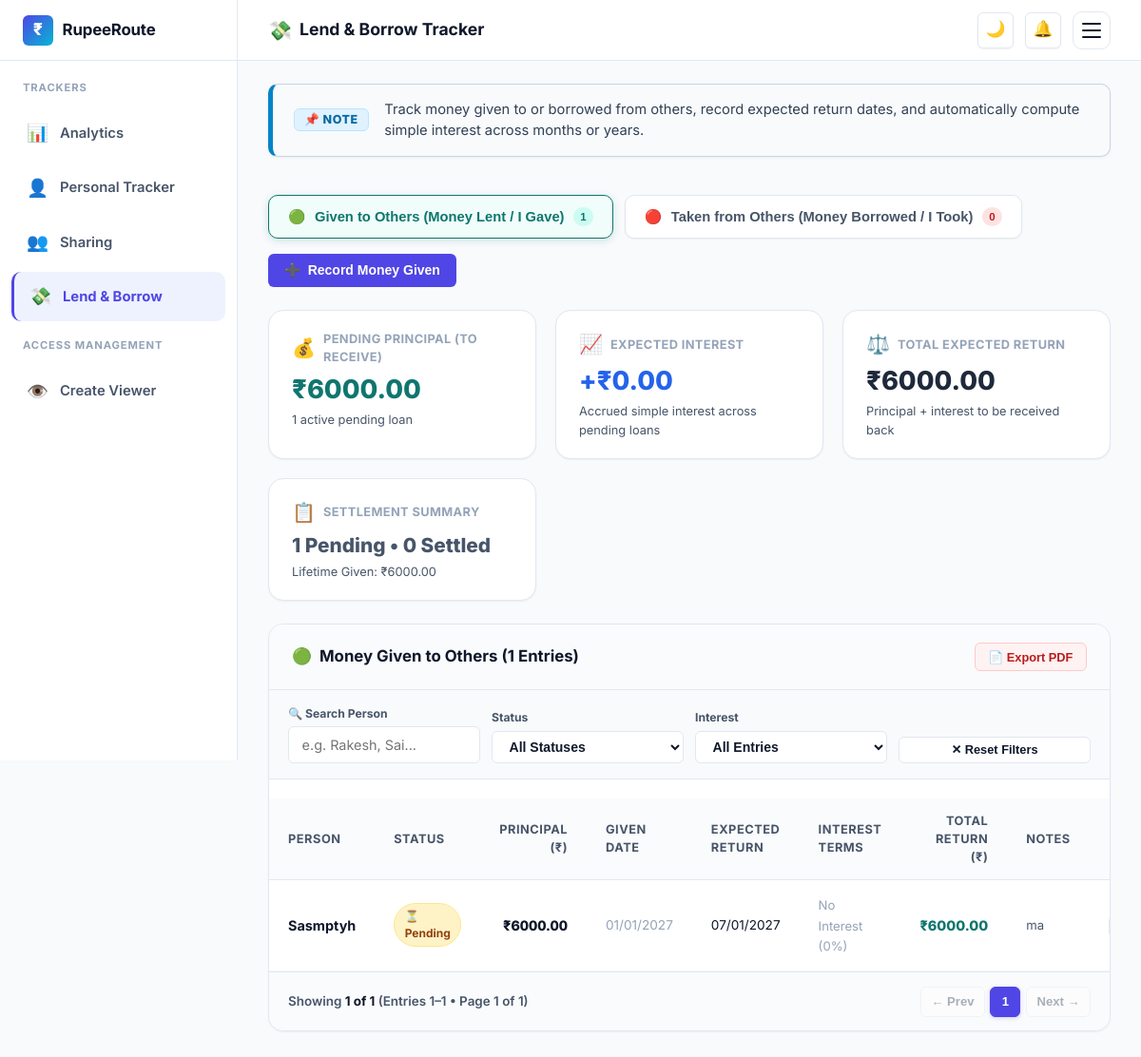
Screenshot of /lend-borrow/ (signed in) with the database file from the repository.
### expenses/models.py (models this page shows, shortened)
class LoanRecord(models.Model):
    TYPE_CHOICES = [
        ('given', 'Given to Others (Money Lent / I Gave)'),
        ('taken', 'Taken from Others (Money Borrowed / I Took)'),
    ]
    STATUS_CHOICES = [
        ('pending', 'Pending (Active)'),
        ('settled', 'Settled (Cleared / Returned)'),
    ]
    RATE_PERIOD_CHOICES = [
        ('month', 'Per Month'),
        ('year', 'Per Year (Per Annum)'),
    ]
    DURATION_UNIT_CHOICES = [
        ('months', 'Months'),
        ('years', 'Years'),
    ]
    user = models.ForeignKey(User, on_delete=models.CASCADE, related_name='loan_records')
    transaction_type = models.CharField(max_length=10, choices=TYPE_CHOICES, default='given')
    person_name = models.CharField(max_length=150, help_text="Name of the person")
    phone = models.CharField(max_length=20, blank=True, null=True, help_text="Optional phone number")
    amount = models.DecimalField(max_digits=12, decimal_places=2, validators=[MinValueValidator(Decimal('0.01'))], help_text="Principal amount")
    given_date = models.DateField(default=datetime.date.today, help_text="Date money was given / taken")
    expected_return_date = models.DateField(blank=True, null=True, help_text="Expected repayment date")
    has_interest = models.BooleanField(default=False, help_text="Whether interest is charged/payable")
    interest_rate = models.DecimalField(max_digits=6, decimal_places=2, default=Decimal('0.00'), help_text="Interest percentage")
    interest_period = models.CharField(max_length=10, choices=RATE_PERIOD_CHOICES, default='month', help_text="'month' or 'year'")
    duration_value = models.PositiveIntegerField(default=1, help_text="Duration count (e.g. 6)")
    duration_unit = models.CharField(max_length=10, choices=DURATION_UNIT_CHOICES, default='months', help_text="'months' or 'years'")
    notes = models.TextField(blank=True, help_text="Optional description / reason")
    status = models.CharField(max_length=20, choices=STATUS_CHOICES, default='pending')
    settled_at = models.DateTimeField(blank=True, null=True)
    created_at = models.DateTimeField(auto_now_add=True)
    class Meta:
        ordering = ['-given_date', '-id']
        indexes = [
            models.Index(fields=['user', 'transaction_type', 'status'], name='lr_user_type_status_idx'),
        ]
    @property
    def calculated_interest(self):
        if not self.has_interest or self.interest_rate <= Decimal('0.00') or self.duration_value <= 0:
            return Decimal('0.00')
    @property
    def total_expected_amount(self):
        return (self.amount + self.calculated_interest).quantize(Decimal('0.01'))

### expenses/views.py (the view)
# urls.py: path('lend-borrow/', views.lend_borrow_view, name='lend_borrow'),
@login_required
def lend_borrow_view(request):
    user_profile, _ = UserProfile.objects.get_or_create(user=request.user)
    is_viewer = hasattr(request.user, 'profile') and request.user.profile.is_viewer
    if is_viewer and request.user.profile.viewer_of:
        target_user = request.user.profile.viewer_of
        target_profile = getattr(target_user, 'profile', user_profile)
    else:
        target_user = request.user
        target_profile = user_profile
    active_tab = request.GET.get('tab', 'given').strip().lower()
    if active_tab not in ['given', 'taken']:
        active_tab = 'given'
    today = datetime.date.today()
    given_records = list(LoanRecord.objects.filter(user=target_user, transaction_type='given'))
    taken_records = list(LoanRecord.objects.filter(user=target_user, transaction_type='taken'))
    given_pending = [r for r in given_records if r.status == 'pending']
    given_settled = [r for r in given_records if r.status == 'settled']
    given_principal_pending = sum((r.amount for r in given_pending), Decimal('0.00'))
    given_interest_pending = sum((r.calculated_interest for r in given_pending), Decimal('0.00'))
    given_total_pending = sum((r.total_expected_amount for r in given_pending), Decimal('0.00'))
    given_lifetime_principal = sum((r.amount for r in given_records), Decimal('0.00'))
    taken_pending = [r for r in taken_records if r.status == 'pending']
    taken_settled = [r for r in taken_records if r.status == 'settled']
    taken_principal_pending = sum((r.amount for r in taken_pending), Decimal('0.00'))
    taken_interest_pending = sum((r.calculated_interest for r in taken_pending), Decimal('0.00'))
    taken_total_pending = sum((r.total_expected_amount for r in taken_pending), Decimal('0.00'))
    taken_lifetime_principal = sum((r.amount for r in taken_records), Decimal('0.00'))
    context = {
        'profile': target_profile,
        'current_tracker': 'lend_borrow',
        'active_tab': active_tab,
        'today': today,
        'is_viewer': is_viewer,
        'given_records': given_records,
        'taken_records': taken_records,
        'given_stats': {
            'pending_count': len(given_pending),
            'settled_count': len(given_settled),
            'total_records': len(given_records),
            'principal_pending': given_principal_pending,
            'interest_pending': given_interest_pending,
            'total_pending': given_total_pending,
            'lifetime_principal': given_lifetime_principal,
        },
        'taken_stats': {
            'pending_count': len(taken_pending),
            'settled_count': len(taken_settled),
            'total_records': len(taken_records),
            'principal_pending': taken_principal_pending,
            'interest_pending': taken_interest_pending,
            'total_pending': taken_total_pending,
            'lifetime_principal': taken_lifetime_principal,
        },
    }
    return render(request, 'expenses/lend_borrow.html', context)

### expenses/templates/expenses/lend_borrow.html (shortened to what this page needs)
{% extends "expenses/base.html" %}
{% block content %}
<div class="lend-borrow-hub">
  <div class="sharing-hub__note" style="margin-bottom: 1.5rem;">
    <span class="sharing-hub__note-badge">📌 NOTE</span>
    <div class="sharing-hub__note-body">
      Track money given to or borrowed from others, record expected return dates, and automatically compute simple interest across months or years.
    </div>
  </div>
  <div class="loan-tabs-wrapper">
    <div class="loan-tabs">
      <button type="button"
              class="loan-tab-btn {% if active_tab == 'given' %}loan-tab-btn--active-given{% endif %}"
              onclick="switchLoanTab('given');">
        <span class="loan-tab-icon">🟢</span>
        <span class="loan-tab-text">Given to Others (Money Lent / I Gave)</span>
        <span class="loan-tab-badge loan-tab-badge--given">{{ given_stats.total_records }}</span>
      </button>
      <button type="button"
              class="loan-tab-btn {% if active_tab == 'taken' %}loan-tab-btn--active-taken{% endif %}"
              onclick="switchLoanTab('taken');">
        <span class="loan-tab-icon">🔴</span>
        <span class="loan-tab-text">Taken from Others (Money Borrowed / I Took)</span>
        <span class="loan-tab-badge loan-tab-badge--taken">{{ taken_stats.total_records }}</span>
      </button>
    </div>
    {% if not is_viewer %}
    <div class="loan-tabs-action">
      <button type="button" class="btn btn-primary" onclick="openAddLoanModal('{{ active_tab }}');" style="font-weight: 700; display: inline-flex; align-items: center; gap: 0.45rem;">
        <span>➕</span>
        <span id="btnAddLoanText">{% if active_tab == 'given' %}Record Money Given{% else %}Record Money Taken{% endif %}</span>
      </button>
    </div>
    {% endif %}
  </div>
  <div id="loanPaneGiven" class="loan-pane" {% if active_tab != 'given' %}style="display: none;"{% endif %}>
    <div class="loan-kpi-grid">
      <div class="loan-kpi-card">
        <div class="loan-kpi-header">
          <span class="loan-kpi-icon">💰</span>
          <span class="loan-kpi-label">Pending Principal (To Receive)</span>
        </div>
        <div class="loan-kpi-amount" style="color: #0f766e;">
          ₹{{ given_stats.principal_pending|floatformat:2 }}
        </div>
        <div class="loan-kpi-subtext">
          {{ given_stats.pending_count }} active pending loan{{ given_stats.pending_count|pluralize }}
        </div>
      </div>
      <div class="loan-kpi-card">
        <div class="loan-kpi-header">
          <span class="loan-kpi-icon">📈</span>
          <span class="loan-kpi-label">Expected Interest</span>
        </div>
        <div class="loan-kpi-amount" style="color: #2563eb;">
          +₹{{ given_stats.interest_pending|floatformat:2 }}
        </div>
        <div class="loan-kpi-subtext">
          Accrued simple interest across pending loans
        </div>
      </div>
      <div class="loan-kpi-card active-metric-card">
        <div class="loan-kpi-header">
          <span class="loan-kpi-icon">⚖️</span>
          <span class="loan-kpi-label">Total Expected Return</span>
        </div>
        <div class="loan-kpi-amount" style="color: #1e293b;">
          ₹{{ given_stats.total_pending|floatformat:2 }}
        </div>
        <div class="loan-kpi-subtext">
          Principal + interest to be received back
        </div>
      </div>
      <div class="loan-kpi-card">
        <div class="loan-kpi-header">
          <span class="loan-kpi-icon">📋</span>
          <span class="loan-kpi-label">Settlement Summary</span>
        </div>
        <div class="loan-kpi-amount" style="font-size: 1.3rem; color: #475569;">
          {{ given_stats.pending_count }} Pending &bull; {{ given_stats.settled_count }} Settled
        </div>
        <div class="loan-kpi-subtext">
          Lifetime Given: ₹{{ given_stats.lifetime_principal|floatformat:2 }}
        </div>
      </div>
    </div>
    <div class="section-card" style="margin-top: 1.5rem; width: 100%;">
      <div class="section-header">
        <div class="section-title">
          <span>🟢</span>
          <span>Money Given to Others ({{ given_stats.total_records }} Entries)</span>
        </div>
        <button type="button" class="btn-export-pdf" onclick="exportLoanPdf('given');" title="Export filtered Money Given records to PDF">
          📄 Export PDF
        </button>
      </div>
      <div class="sharing-filters-toolbar" style="margin-bottom: 1.25rem;">
        <div class="sharing-filters-toolbar__grid" style="grid-template-columns: repeat(auto-fit, minmax(200px, 1fr));">
          <div class="sharing-filters-toolbar__item">
            <label class="sharing-filters-toolbar__label" for="searchGivenPerson">🔍 Search Person</label>
            <input type="text" id="searchGivenPerson" class="form-input form-input-sm" placeholder="e.g. Rakesh, Sai..." oninput="filterLoanTable('given');">
          </div>
          <div class="sharing-filters-toolbar__item">
            <label class="sharing-filters-toolbar__label" for="filterGivenStatus">Status</label>
            <select id="filterGivenStatus" class="form-select form-select-sm" onchange="filterLoanTable('given');">
              <option value="all">All Statuses</option>
            </select>
          </div>
          <div class="sharing-filters-toolbar__item">
            <label class="sharing-filters-toolbar__label" for="filterGivenInterest">Interest</label>
            <select id="filterGivenInterest" class="form-select form-select-sm" onchange="filterLoanTable('given');">
              <option value="all">All Entries</option>
            </select>
          </div>
          <div class="sharing-filters-toolbar__item" style="display: flex; align-items: flex-end;">
            <button type="button" class="btn btn-secondary btn-sm" onclick="resetLoanFilters('given');" style="width: 100%;">
              ✕ Reset Filters
            </button>
          </div>
        </div>
      </div>
      <div class="table-responsive">
        <table class="data-table" id="givenLoanTable">
          <thead>
            <tr>
              <th>Person</th>
              <th>Status</th>
              <th style="text-align: right;">Principal (₹)</th>
              <th>Given Date</th>
              <th>Expected Return</th>
              <th>Interest Terms</th>
              <th style="text-align: right;">Total Return (₹)</th>
              <th>Notes</th>
              {% if not is_viewer %}<th style="text-align: right;">Actions</th>{% endif %}
            </tr>
          </thead>
          <tbody id="givenLoanTableBody">
            {% for r in given_records %}
            <tr class="loan-row loan-row--given"
                data-person="{{ r.person_name|lower }}"
                data-status="{{ r.status }}"
                data-interest="{% if r.has_interest %}with_interest{% else %}no_interest{% endif %}"
                id="loan-row-{{ r.id }}">
              <td class="col-primary">
                <strong>{{ r.person_name }}</strong>
              </td>
              <td>
                {% if r.status == 'settled' %}
                <span class="loan-status-badge loan-status-badge--settled">✓ Settled</span>
                {% else %}
                <span class="loan-status-badge loan-status-badge--pending">⏳ Pending</span>
                {% endif %}
              </td>
              <td class="col-amount" style="text-align: right; font-weight: 800;">
                ₹{{ r.amount|floatformat:2 }}
              </td>
              <td style="white-space: nowrap; color: var(--text-muted); font-size: 0.85rem;">
                {{ r.given_date|date:"d/m/Y" }}
              </td>
              <td style="white-space: nowrap; font-size: 0.85rem;">
                {% if r.expected_return_date %}
                  {{ r.expected_return_date|date:"d/m/Y" }}
                {% else %}
                  <span style="color: var(--text-muted);">-</span>
                {% endif %}
              </td>
              <td>
                {% if r.has_interest %}
                <div class="loan-interest-tag" title="Simple Interest: {{ r.interest_description }}">
                  <span>📈 {{ r.interest_rate }}% / {{ r.interest_period }} ({{ r.duration_value }} {{ r.duration_unit }})</span>
                  <strong style="color: #2563eb; display: block; font-size: 0.75rem;">+₹{{ r.calculated_interest|floatformat:2 }}</strong>
                </div>
                {% else %}
                <span style="color: var(--text-muted); font-size: 0.82rem;">No Interest (0%)</span>
                {% endif %}
              </td>
              <td style="text-align: right; font-weight: 800; color: #0f766e;">
                ₹{{ r.total_expected_amount|floatformat:2 }}
              </td>
              <td style="font-size: 0.82rem; color: var(--text-secondary); max-width: 140px;">
                {{ r.notes|default:"-"|truncatechars:35 }}
              </td>
              {% if not is_viewer %}
              <td style="text-align: right; white-space: nowrap;">
              </td>
              {% endif %}
            </tr>
            {% empty %}
            <tr id="emptyGivenRow">
              <td colspan="{% if is_viewer %}8{% else %}9{% endif %}" class="table-empty-row">
                No money given records yet.{% if not is_viewer %} Click <strong>"Record Money Given"</strong> above to add one!{% endif %}
              </td>
            </tr>
            {% endfor %}
          </tbody>
        </table>
      </div>
      <div id="givenLoanPagination" class="pagination-bar" style="display: none;"></div>
    </div>
  </div>
</div>
{% endblock %}

### rows the page displays
LoanRecord: person_name "Sasmptyh", status "⏳ Pending", amount "6000.00", given_date "01/01/2027", expected_return_date "07/01/2027", shows "No Interest (0%)", total_expected_amount "6000.00", notes "ma"

### other values shown
{{ given_stats.total_records }} "1"
{{ taken_stats.total_records }} "0"
{{ given_stats.principal_pending|floatformat:2 }} "6000.00"
{{ given_stats.pending_count }} "1"
{{ given_stats.interest_pending|floatformat:2 }} "0.00"
{{ given_stats.total_pending|floatformat:2 }} "6000.00"
{{ given_stats.settled_count }} "0"
{{ given_stats.lifetime_principal|floatformat:2 }} "6000.00"
